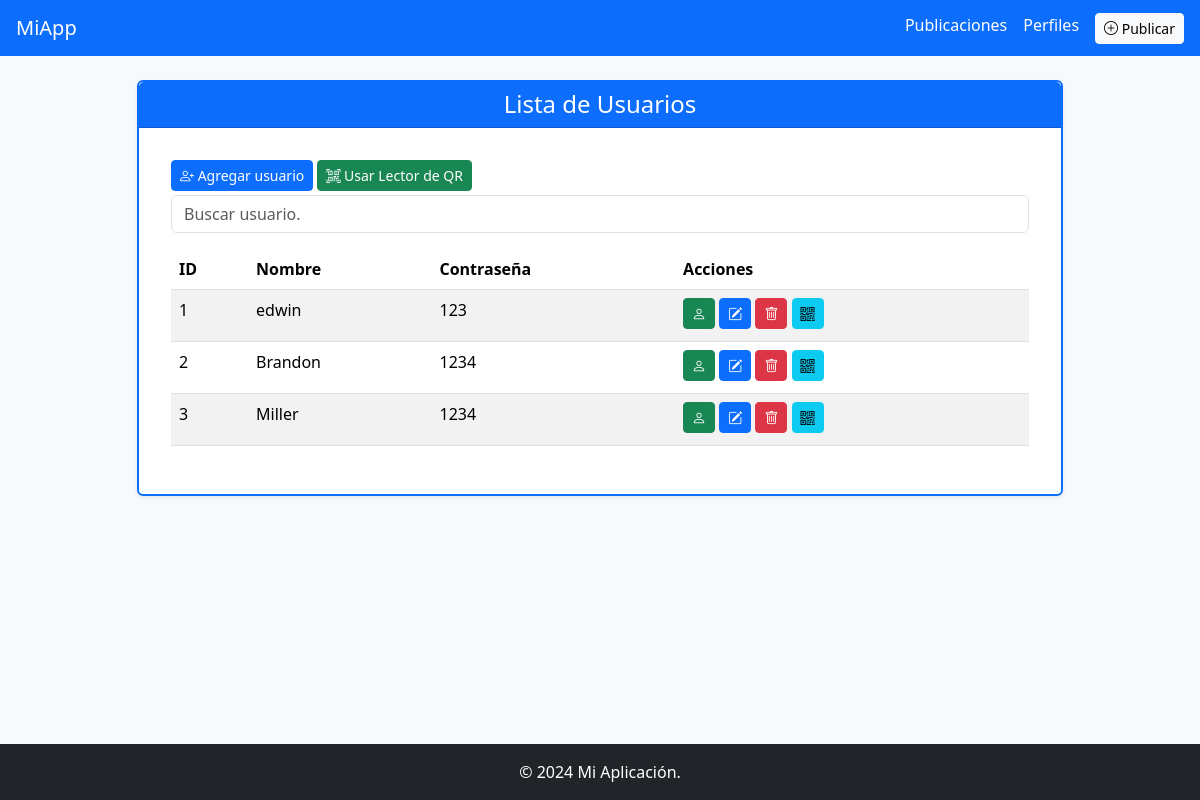
The page /User/ on the database its author committed.
### app/models/users.py (models this page shows, shortened)
class User(db.Model, UserMixin):
    __tablename__ = 'users'
    idUser = db.Column(db.Integer, primary_key=True)
    nameUser = db.Column(db.String(80), unique=True, nullable=False)
    passwordUser = db.Column(db.String(120), nullable=False)
    email = db.Column(db.String(120), unique=True, nullable=False)
    perfil = db.relationship('Perfil', back_populates='user', uselist=False)
    publicaciones = db.relationship('Publicacion', back_populates='usuario')

### app/routes/users_route.py (the view)
@bp.route('/')
def index():
    data = User.query.all()
    return render_template('users/index.html', data=data)

### app/templates/users/index.html (shortened to what this page needs)
{% extends "base.html" %}
{% block titulo_pagina %}Lista de Usuarios{% endblock %}
{% block content %}
    <div class="text-start">
        <a href="{{ url_for('user.add') }}" class="btn btn-primary btn-sm mb-1">
            <i class="bi bi-person-plus"></i> Agregar usuario
        </a>
        <a href="#" class="btn btn-sm btn-success mb-1" data-bs-toggle="modal" data-bs-target="#qrReaderModal">
            <i class="bi bi-qr-code-scan"></i> Usar Lector de QR
        </a>
    </div>
    <input type="text" id="searchInput" class="form-control mb-3" placeholder="Buscar usuario.">
    <table class="table table-striped">
        <thead>
            <tr>
                <th>ID</th>
                <th>Nombre</th>
                <th>Contraseña</th>
                <th>Acciones</th>
            </tr>
        </thead>
        <tbody id="userTable">
            {% for user in data %}
                <tr>
                    <td>{{ user.idUser }}</td>
                    <td>{{ user.nameUser }}</td>
                    <td>{{ user.passwordUser }}</td>
                    <td>
                        <a href="{{ url_for('user.detail', id=user.idUser) }}" class="btn btn-success btn-sm mb-1">
                            <i class="bi bi-person"></i>
                        </a>
                        <a href="{{ url_for('user.edit', id=user.idUser) }}" class="btn btn-primary btn-sm mb-1">
                            <i class="bi bi-pencil-square"></i>
                        </a>
                        <a href="{{ url_for('user.delete', id=user.idUser) }}" class="btn btn-danger btn-sm mb-1">
                            <i class="bi bi-trash"></i>
                        </a>
                        <button type="button" class="btn btn-info btn-sm mb-1" data-bs-toggle="modal" data-bs-target="#qrModal{{ user.idUser }}">
                            <i class="bi bi-qr-code"></i>
                        </button>
                    </td>
                </tr>
            {% endfor %}
        </tbody>
    </table>
  </div>
{% endblock %}

### rows shown on the page
User: idUser "1", nameUser "edwin", passwordUser "123"
User: idUser "2", nameUser "Brandon", passwordUser "1234"
User: idUser "3", nameUser "Miller", passwordUser "1234"
